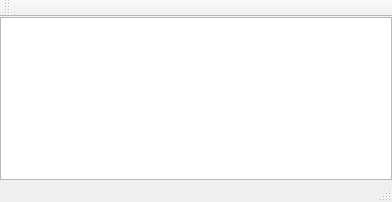
<?xml version="1.0" encoding="UTF-8"?>
<ui version="4.0">
 <class>MainWindow</class>
 <widget class="QMainWindow" name="MainWindow">
  <property name="geometry">
   <rect>
    <x>0</x>
    <y>0</y>
    <width>392</width>
    <height>202</height>
   </rect>
  </property>
  <property name="windowTitle">
   <string>MainWindow</string>
  </property>
  <widget class="QWidget" name="centralWidget">
   <layout class="QGridLayout" name="gridLayout">
    <property name="leftMargin">
     <number>0</number>
    </property>
    <property name="topMargin">
     <number>0</number>
    </property>
    <property name="rightMargin">
     <number>0</number>
    </property>
    <property name="bottomMargin">
     <number>0</number>
    </property>
    <item row="0" column="0">
     <widget class="QPlainTextEdit" name="plainTextEdit"/>
    </item>
   </layout>
  </widget>
  <widget class="QMenuBar" name="menuBar">
   <property name="geometry">
    <rect>
     <x>0</x>
     <y>0</y>
     <width>392</width>
     <height>23</height>
    </rect>
   </property>
  </widget>
  <widget class="QToolBar" name="mainToolBar">
   <attribute name="toolBarArea">
    <enum>TopToolBarArea</enum>
   </attribute>
   <attribute name="toolBarBreak">
    <bool>false</bool>
   </attribute>
  </widget>
  <widget class="QStatusBar" name="statusBar"/>
 </widget>
 <layoutdefault spacing="6" margin="11"/>
 <resources/>
 <connections/>
</ui>
